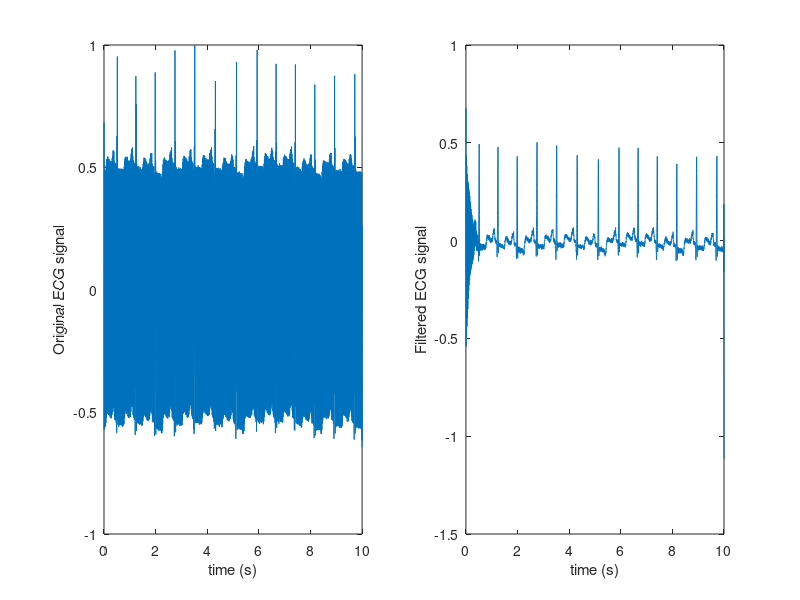

Write the MATLAB code that produced this figure.
%%%%%%%%%
% CAS 2
% Code Author: Ellisa Booker
%%%%%%%%%
%%
% Clear workspace
close all;
clear;
clc;

% Load in ECG data
data = load('ecg_data.txt'); 

% List of main variables
t = data(:,1); 
x = data(:,2); 
fs = 1000;

% Creates a 3rd order analog stop bandpass filter, skipping 60Hz frequency
% Outputs b,a as filter coefficients
[b,a] = cheby1(1,3,2*pi*[59 61],'stop','s');

% Uses filter coefficients to create a transfer function. Output to cmd line 
H = tf(b,a)

% Simulates the time response of our data x given the transfer function H
% This is a simulation of the filter created above
y = lsim(H,x,t);

%% Plotting Section

% Plot the original signal with respect to time
subplot(1,2,1);
plot(t,x);
xlabel('time (s)');
ylabel('Original ECG signal');

% Plot filtered data with respect to time
subplot(1,2,2)
plot(t,y);
xlabel('time (s)');
ylabel('Filtered ECG signal');